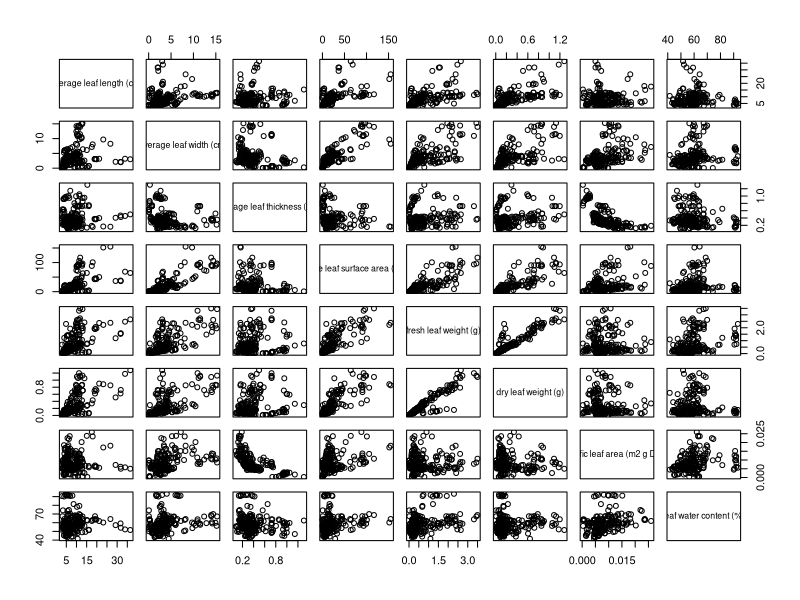

The R source for this figure: (Note: this script raises an error after producing the figure.)
#---- Data clean up ----
install.packages("tidyverse")
library("tidyverse")

#---- Data tidying ----

plant <- read.csv("data/plant list.csv")
 


leaf <- read.csv("data/leaf traits.csv")                                       %>% rename('species' = 'Species', 'speciman ID' = 'Number', 'average leaf length (cm)' = 'Av..leaf.length', 'average leaf width (cm)' = 'Av..leaf.width', 'average leaf thickness (mm)' = 'Av..leaf.thickness', 'single leaf surface area (cm2)' = 'Leaf.surface.area.per.leaf', 'fresh leaf weight (g)' = 'Leaf.fresh.weight', 'dry leaf weight (g)' = 'Leaf.dry.weight', 'specific leaf area (m2 g DW-1)' = 'Specific.leaf.area', 'leaf water content (%)' = 'Leaf.water.content') %>% slice(-1) %>% select (-X, -X.1, -X.2)                                      %>% mutate(`average leaf length (cm)` = as.character(`average leaf length (cm)`), `average leaf width (cm)` = as.character(`average leaf width (cm)`) ,         `average leaf thickness (mm)` = as.character(`average leaf thickness (mm)`),  `single leaf surface area (cm2)` = as.character(`single leaf surface area (cm2)`) ,`fresh leaf weight (g)` = as.character(`fresh leaf weight (g)`),         `dry leaf weight (g)` = as.character(`dry leaf weight (g)`),                   `specific leaf area (m2 g DW-1)` = as.character(`specific leaf area (m2 g DW-1)`), `leaf water content (%)` = as.character(`leaf water content (%)`))        %>% mutate(`average leaf length (cm)` = as.numeric(`average leaf length (cm)`),    `average leaf width (cm)` = as.numeric(`average leaf width (cm)`),       `average leaf width (cm)` = as.numeric(`average leaf width (cm)`),         `average leaf thickness (mm)` = as.numeric(`average leaf thickness (mm)`),  `single leaf surface area (cm2)` = as.numeric(`single leaf surface area (cm2)`) ,`fresh leaf weight (g)` = as.numeric(`fresh leaf weight (g)`),              `dry leaf weight (g)` = as.numeric(`dry leaf weight (g)`),                   `specific leaf area (m2 g DW-1)` = as.numeric(`specific leaf area (m2 g DW-1)`), `leaf water content (%)` = as.numeric(`leaf water content (%)`))            %>% mutate(`species` = as.factor(`species`))

 

flammability <- read.csv("data/flamability traits.csv")                        %>% rename('species' = 'Species','speciman ID' = 'Number', 'leaf ID' = 'Leaf.no.', 'fresh leaf ignitability (s)' = 'Fresh.leaves', 'fresh leaf sustainability (s)' = 'X', 'dry leaf ignitability (s)' = 'Dry.leaves', 'dry leaf sustainability (s)' = 'X.1')                                                   %>% slice(-1)                                                                  %>% fill("speciman ID", .direction = "down")                                   %>% mutate(`fresh leaf ignitability (s)` = as.character(`fresh leaf ignitability (s)`), `fresh leaf sustainability (s)` = as.character(`fresh leaf sustainability (s)`),`dry leaf ignitability (s)` = as.character(`dry leaf ignitability (s)`),`dry leaf sustainability (s)` = as.character(`dry leaf sustainability (s)`))                                                          %>% mutate(`fresh leaf ignitability (s)` = as.numeric(`fresh leaf ignitability (s)`), `fresh leaf sustainability (s)` = as.numeric(`fresh leaf sustainability (s)`),`dry leaf ignitability (s)` = as.numeric(`dry leaf ignitability (s)`),`dry leaf sustainability (s)` = as.numeric(`dry leaf sustainability (s)`))   %>% mutate(`species` = as.factor(`species`))



combustibility <- read.csv("data/combustibility traits.csv")                   %>% rename ('species' = 'Species','speciman ID' = 'Number','combustibility (mg DW s-1)' = 'Combustibility')                                                   %>% slice(-1)                                                                  %>% mutate(`combustibility (mg DW s-1)` = as.character(`combustibility (mg DW s-1)`))                                                                         %>% mutate(`combustibility (mg DW s-1)` = as.numeric(`combustibility (mg DW s-1)`))                                                                           %>% mutate(`species` = as.factor(`species`))
  
#---- Data exploration ----

#Leaf traits data exploration

pairs(leaf[,-1:-2]) # Scatter plot matrix  of leaf traits

ggplot(data = leaf, aes(x = species, y = `average leaf length`)) + geom_boxplot() + labs(title = "Box Plot of Average Leaf Length by Species",x = "Species", y = "Average Leaf Length (cm)") + theme(axis.text.x = element_text(angle = 90, hjust = 1, vjust = 0.5)) # Average leaf length by species

ggplot(data = leaf, aes(x = species, y = `average leaf width (cm)`)) + geom_boxplot() + labs(title = "Box Plot of Average Leaf Width by Species",x = "Species", y = "Average Leaf Width (cm)") + theme(axis.text.x = element_text(angle = 90, hjust = 1, vjust = 0.5)) # Average leaf width by species

ggplot(data = leaf, aes(x = species, y = `average leaf thickness (mm)`)) + geom_boxplot() + labs(title = "Box Plot of Average Leaf Thickness by Species",x = "Species", y = "Average Leaf Thickness (mm)") + theme(axis.text.x = element_text(angle = 90, hjust = 1, vjust = 0.5)) # Average leaf thickness by species

ggplot(data = leaf, aes(x = species, y = `single leaf surface area (cm2)`)) + geom_boxplot() + labs(title = "Box Plot of Single Leaf Surface Area by Species",x = "Species", y = "Single Leaf Surface Area (cm2) (mm)") + theme(axis.text.x = element_text(angle = 90, hjust = 1, vjust = 0.5)) # Single leaf surface area (cm2)Average leaf thickness by species

ggplot(data = leaf, aes(x = species, y = `fresh leaf weight (g)`)) + geom_boxplot() + labs(title = "Box Plot of Fresh Leaf Weight by Species",x = "Species", y = "Fresh Leaf Weight (g)") + theme(axis.text.x = element_text(angle = 90, hjust = 1, vjust = 0.5)) # Fresh leaf weight by species

ggplot(data = leaf, aes(x = species, y = `dry leaf weight (g)`)) + geom_boxplot() + labs(title = "Box Plot of Dry Leaf Weight by Species",x = "Species", y = "Dry Leaf Weight (g)") + theme(axis.text.x = element_text(angle = 90, hjust = 1, vjust = 0.5)) # Dry leaf weight by species

ggplot(data = leaf, aes(x = species, y = `specific leaf area (m2 g DW-1)`)) + geom_boxplot() + labs(title = "Box Plot of Specific Leaf Area by Species",x = "Species", y = "Specific Leaf Area (m2 g DW-1)") + theme(axis.text.x = element_text(angle = 90, hjust = 1, vjust = 0.5)) # Specific leaf area by species

ggplot(data = leaf, aes(x = species, y = `leaf water content (%)`)) + geom_boxplot() + labs(title = "Box Plot of Leaf Water Content by Species",x = "Species", y = "Leaf Water Content (%)") + theme(axis.text.x = element_text(angle = 90, hjust = 1, vjust = 0.5)) # Leaf water content by species

# Flammability traits data exploration

pairs(flammability[,-1:-3]) # Scatter plot matrix of flammability traits

ggplot(data = flammability, aes(x = species, y = `fresh leaf ignitability (s)`)) + geom_boxplot() + labs(title = "Box Plot of Fresh leaf ignitability by Species",x = "Species", y = "fresh leaf ignitability (s)") + theme(axis.text.x = element_text(angle = 90, hjust = 1, vjust = 0.5)) # Fresh leaf ignitability by species

ggplot(data = flammability, aes(x = species, y = `fresh leaf sustainability (s)`)) + geom_boxplot() + labs(title = "Box Plot of Fresh leaf stastainability by Species",x = "Species", y = "fresh leaf sustainability (s)") + theme(axis.text.x = element_text(angle = 90, hjust = 1, vjust = 0.5)) # Fresh leaf sustainability by species

ggplot(data = flammability, aes(x = species, y = `dry leaf ignitability (s)`)) + geom_boxplot() + labs(title = "Box Plot of Dry leaf ignbility by Species",x = "Species", y = "dry leaf ignitability (s)") + theme(axis.text.x = element_text(angle = 90, hjust = 1, vjust = 0.5)) # dry leaf ignitability by species

ggplot(data = flammability, aes(x = species, y = `dry leaf sustainability (s)`)) + geom_boxplot() + labs(title = "Box Plot of Dry leaf stastainability by Species",x = "Species", y = "dry leaf sustainability (s)") + theme(axis.text.x = element_text(angle = 90, hjust = 1, vjust = 0.5)) # Fresh leaf sustainability by species

#Combustibility

ggplot(data = combustibility, aes(x = species, y = `combustibility (mg DW s-1)`)) + geom_boxplot() + labs(title = "Box Plot of Combustibility by Species",x = "Species", y = "combustibility (mg DW s-1)") + theme(axis.text.x = element_text(angle = 90, hjust = 1, vjust = 0.5)) # Combustibility by species





